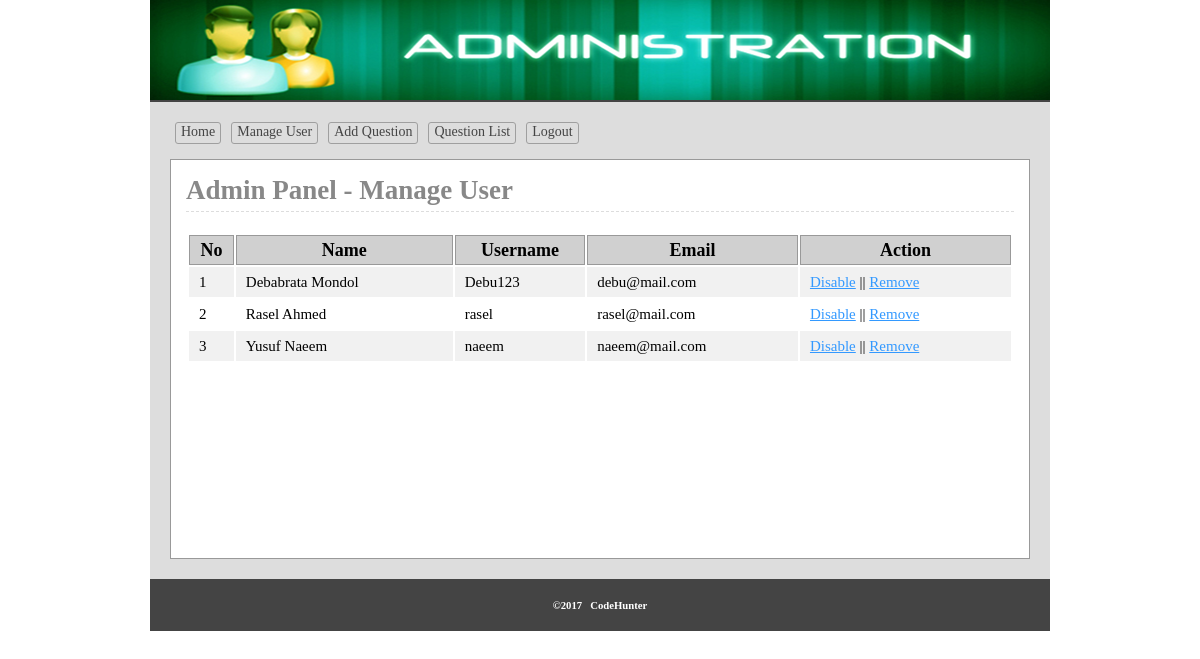
Screenshot of /exam/admin/users.php (signed in) with the database file from the repository.
### tables this page shows
CREATE TABLE `tbl_user` (
  `userid` int(11) NOT NULL,
  `name` varchar(50) NOT NULL,
  `username` varchar(30) NOT NULL,
  `password` varchar(32) NOT NULL,
  `email` varchar(255) NOT NULL,
  `status` int(11) NOT NULL DEFAULT '0'
);

### exam/lib/Database.php (called while the page is built, shortened)
<?php
Class Database{
	public $host   = DB_HOST;
	public $user   = DB_USER;
	public $pass   = DB_PASS;
	public $dbname = DB_NAME;
	public $link;
	private function connectDB(){
	$this->link = new mysqli($this->host, $this->user, $this->pass, $this->dbname);
 }
	public function select($query){
		$result = $this->link->query($query) or die($this->link->error.__LINE__);
		if($result->num_rows > 0){
			return $result;
		} else {
			return false;
		}
	}
}

### exam/classes/User.php (called while the page is built, shortened)
<?php
    $filepath = realpath(dirname(__FILE__));
    include_once ($filepath.'/../lib/Database.php');
class User{
    private $db;
    public function __construct()
    {
        $this->db =  new Database();
    }
    public function getAllUser(){
        $query = "SELECT * FROM tbl_user ORDER BY userid DESC ";
        $result = $this->db->select($query);
        return $result;
    }
}
?>

### exam/admin/users.php (the view, shortened to what this page needs)
<?php
    $filepath = realpath(dirname(__FILE__));
    include_once ($filepath.'/inc/header.php');
    include_once ($filepath.'/../classes/User.php');
    $usr = new User();
?>
    <div class="main">
        <h1>Admin Panel - Manage User</h1>
        <div class="manageuser">
            <table class="tblone">
                <tr>
                    <th>No</th>
                    <th>Name</th>
                    <th>Username</th>
                    <th>Email</th>
                    <th>Action</th>
                </tr>
<?php
    $userData = $usr->getAllUser();
    if ($userData){
        $i = 0;
        while ($result = $userData->fetch_assoc()){
            $i++;
?>
                <tr>
                    <td>
                        <?php
                            if ($result['status'] == '1'){
                                echo "<span class='error'>".$i."</span>";
                            }else{
                                echo $i;
                            }
                        ?>
                    </td>
                    <td><?php
                            if ($result['status'] == '1'){
                                echo "<span class='error'>".$result['name']."</span>";
                            }else{
                                echo $result['name'];
                            }
                        ?>
                    </td>
                    <td><?php echo $result['username']; ?></td>
                    <td><?php echo $result['email']; ?></td>
                    <td>
                        <?php if ($result['status'] == '0'){ ?>
                            <a onclick="return confirm('Are You Sure to Disable')"
                               href="?dis=<?php echo $result['userid']; ?>">Disable</a>
                        <?php } else{ ?>
                            <a onclick="return confirm('Are You Sure to Enable')"
                               href="?ena=<?php echo $result['userid']; ?>">Enable</a>
                        <?php } ?>
                        || <a onclick="return confirm('Are You Sure to Remove')"
                           href="?del=<?php echo $result['userid']; ?>">Remove</a>
                    </td>
                </tr>
<?php } } ?>
            </table>
        </div>
    </div>
<?php include 'inc/footer.php'; ?>

### exam/admin/css/admin.css (style rules this page uses)
* { margin:0;padding:0;outline:none }
body { font-family:verdana }
.tblone { width:100%;border:1px solid #fff;margin:20px 0 }
.tblone td { font-size: 15px; padding: 5px 10px; }
table.tblone th { background-color: #d0d0d0; border: 1px solid #999; }
table.tblone tr:nth-child(2n+1) { background:#fff;height:30px; }
table.tblone tr:nth-child(2n) { background:#f1f1f1;height:30px; }
.tblone td a { color:#3399FF; }
.main { background: #fff none repeat scroll 0 0; border: 1px solid #999; margin-top: 10px; min-height: 368px; padding: 15px; width: 828px; }
.main h1 { border-bottom: 1px dashed #ddd; color: #888; margin: 0 0 5px; padding-bottom: 5px; }

### rows the page displays
tbl_user: name "Debabrata Mondol", username "Debu123", email "debu@mail.com"
tbl_user: name "Rasel Ahmed", username "rasel", email "rasel@mail.com"
tbl_user: name "Yusuf Naeem", username "naeem", email "naeem@mail.com"
